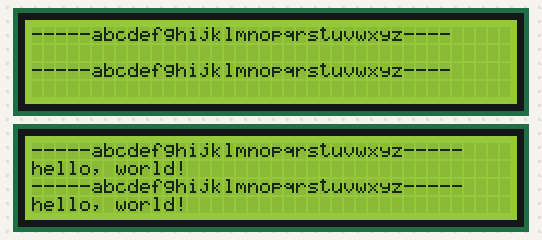
A sketch run on a simulated ESP8266 (NodeMCU). Shown: 2 × 40×4 character LCD. WiFi joins after 1.5 s; servers stay silent unless stated; the local clock reads 2024-03-15 10:24:30 at power-on unless the sketch sets it; what the sketch prints to the serial monitor is not drawn.

Above: at 0.2 s.
At 1.8 s:
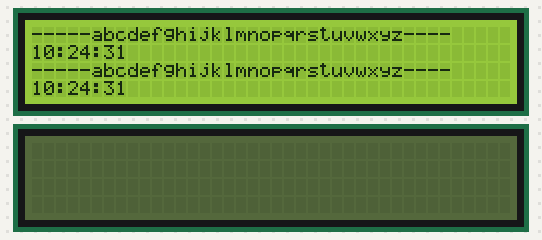
At 5.9 s:
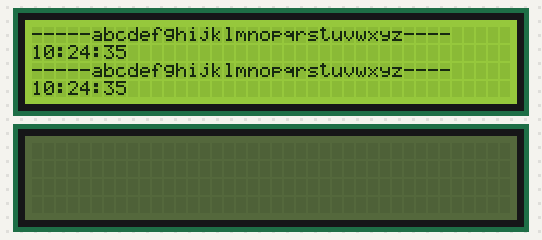
At 11.0 s:
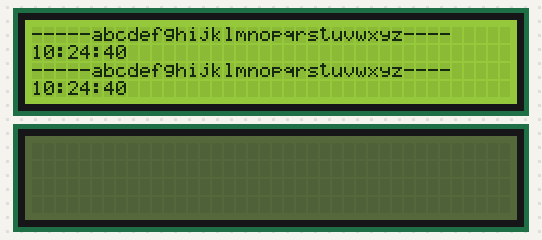
At 20.1 s:
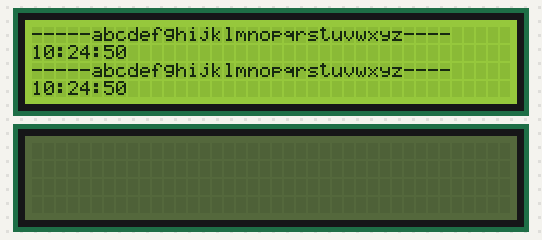
At 38.3 s:
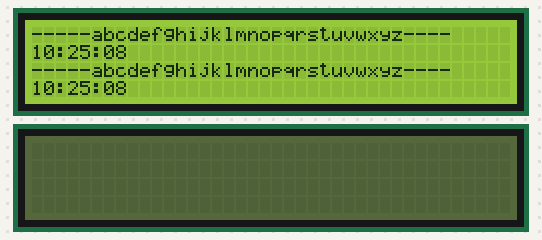

Measured:
- what the display in image 3 shows lasts 1.0 s, from 10.9 s to 11.9 s

The sketch:

8266ds1306lcd4004ntptime0506ok.ino
```cpp
#include <LiquidCrystal.h>
#include <ESP8266WiFi.h>  //esp32
#include <time.h>
//#include <U8x8lib.h>
//const int rs = 0, rw = 9, en2 = 10 , en1 = 8, d4 = 2, d5 = 3, d6 = 4, d7 = 5;
//LiquidCrystal lcd(rs, rw, en2 , 5, 4, 3, 6); //rs, rw, en1, en2, d4, d5, d6, d7
const int rs = 0, rw = 9, en2 = 10 , en1 = 8, d4 = 6, d5 = 3, d6 = 4, d7 = 5;
LiquidCrystal lcd(rs, rw, en2 , 5, 4, 3, 6); //rs, rw, en1, en2, d4, d5, d6, d7
//LiquidCrystal lcd(rs, rw, en2 , 5, 4, 3, 2); //rs, rw, en1, en2, d4, d5, d6, d7
const char* ssid = "TP-LINK_2394";  //jone";  方國忠 的 iPhone
const char* password = "A12kec00";
const char* NTP_SERVER = "ch.pool.ntp.org";  //"ch.pool.ntp.org";
const char* TZ_INFO    = "SGT-8,M3.5.0/01:00:00,M10.5.0/02:00:00";  // enter your time zone (https://remotemonitoringsystems.ca/time-zone-abbreviations.php)
tm timeinfo;
time_t now;
long unsigned lastNTPtime;
unsigned long lastEntryTime;
//U8X8_SSD1306_128X64_NONAME_SW_I2C u8x8(/* clock=*/ 0, /* data=*/ 2, /* reset=*/ U8X8_PIN_NONE);
//U8X8_SSD1306_128X64_NONAME_SW_I2C u8x8(/* clock=*/ 2, /* data=*/ 0, /* reset=*/ U8X8_PIN_NONE);         // Digispark ATTiny85
//U8X8_SSD1306_128X64_NONAME_SW_I2C u8x8(/* clock=*/ SCL, /* data=*/ SDA, /* reset=*/ U8X8_PIN_NONE);   // OLEDs without Reset of the Display
void setup()
{
    lcd.begin(40,4); //,LCD_5x8DOTS
  lcd.clear() ;
  // Print a message to the LCD.
  lcd.print("-----abcdefghijklmnopqrstuvwxyz----");
//  lcd.setCursor(0,1);
//  lcd.print("hello, world!");
    LiquidCrystal lcd(rs, rw, en1 , 5, 4, 3, 2); //rs, rw, en1, en2, d4, d3, d2, d1
 //       LiquidCrystal lcd(rs, rw, en1 , 5, 4, 3, 2); //rs, rw, en1, en2, d4, d3, d2, d1
      lcd.begin(40,4); //,LCD_5x8DOTS
  lcd.print("-----abcdefghijklmnopqrstuvwxyz-----");
    lcd.setCursor(0,1);
  lcd.print("hello, world!");
    Serial.begin(9600);

//  u8x8.begin();

  Serial.begin(9600);
  Serial.println("\n\nNTP Time Test\n");
  WiFi.begin(ssid, password);
  Serial.print("Connecting to network");
  int counter = 0;
  while (WiFi.status() != WL_CONNECTED)
  {
    delay(200);
    if (++counter > 100)
      ESP.restart();
    Serial.print( "." );
  }
  Serial.println("\nWiFi connected\n\n");
  configTime(0, 0, NTP_SERVER);
  // See https://github.com/nayarsystems/posix_tz_db/blob/master/zones.csv for Timezone codes for your region
  setenv("TZ", TZ_INFO, 1);  //1
  if (getNTPtime(100))
  {
    // wait up to 10sec to sync
  }
  else
  {
    Serial.println("Time not set");
    ESP.restart();
  }
  showTime(&timeinfo);
  lastNTPtime = time(&now);
  lastEntryTime = millis();
}
void loop()
{
  getNTPtime(10);
  showTime(&timeinfo);
  delay(1000);
}
bool getNTPtime(int sec)
{
  {
    uint32_t start = millis();
    do
    {
      time(&now);
      localtime_r(&now, &timeinfo);
      delay(10);
    } while (((millis() - start) <= (1000 * sec)) && (timeinfo.tm_year < (2016 - 1900)));

    if (timeinfo.tm_year <= (2016 - 1900))
        return false;  // the NTP call was not successful

    Serial.print("Time Now: ");
    Serial.println(now);
  }
  return true;
}
void showTime(tm *localTime)
{
  //print to serial terminal
  Serial.print(localTime->tm_mday);
  Serial.print('/');
  Serial.print(localTime->tm_mon + 1);
  Serial.print('/');
  Serial.print(localTime->tm_year - 100);
  Serial.print('-');
  Serial.print(localTime->tm_hour);
  Serial.print(':');
  Serial.print(localTime->tm_min);
  Serial.print(':');
  Serial.print(localTime->tm_sec);
  Serial.print(" Day of Week ");
  Serial.println(localTime->tm_wday);
  Serial.println();
  //display on OLED
  char time_output[30];

 // u8x8.setFont(u8x8_font_courB18_2x3_f);
 // u8x8.setCursor(0,0);
  sprintf(time_output, "%02d:%02d:%02d", localTime->tm_hour, localTime->tm_min, localTime->tm_sec);
 // u8x8.print(time_output);
      lcd.setCursor(0,1);
  lcd.print(time_output);
  //u8x8.setFont(u8x8_font_8x13B_1x2_f);
 // u8x8.setCursor(4,4);
  sprintf(time_output, "%02d/%02d/%02d", localTime->tm_mday, localTime->tm_mon + 1, localTime->tm_year - 100);
 // u8x8.print(time_output);

 // u8x8.setCursor(4,6);
 // u8x8.print(getDOW(localTime->tm_wday));
}
char * getDOW(uint8_t tm_wday)
{
  switch(tm_wday)
  {
    case 1:
      return "Monday";
      break;
    case 2:
      return "Tuesday";
      break;
    case 3:
      return "Wednesday";
      break;
    case 4:
      return "Thursday";
      break;
    case 5:
      return "Friday";
      break;
    case 6:
      return "Saturday";
      break;
    case 7:
      return "Sunday";
      break;
    default:
      return ""; //"Error";
      break;
  }
}
```
